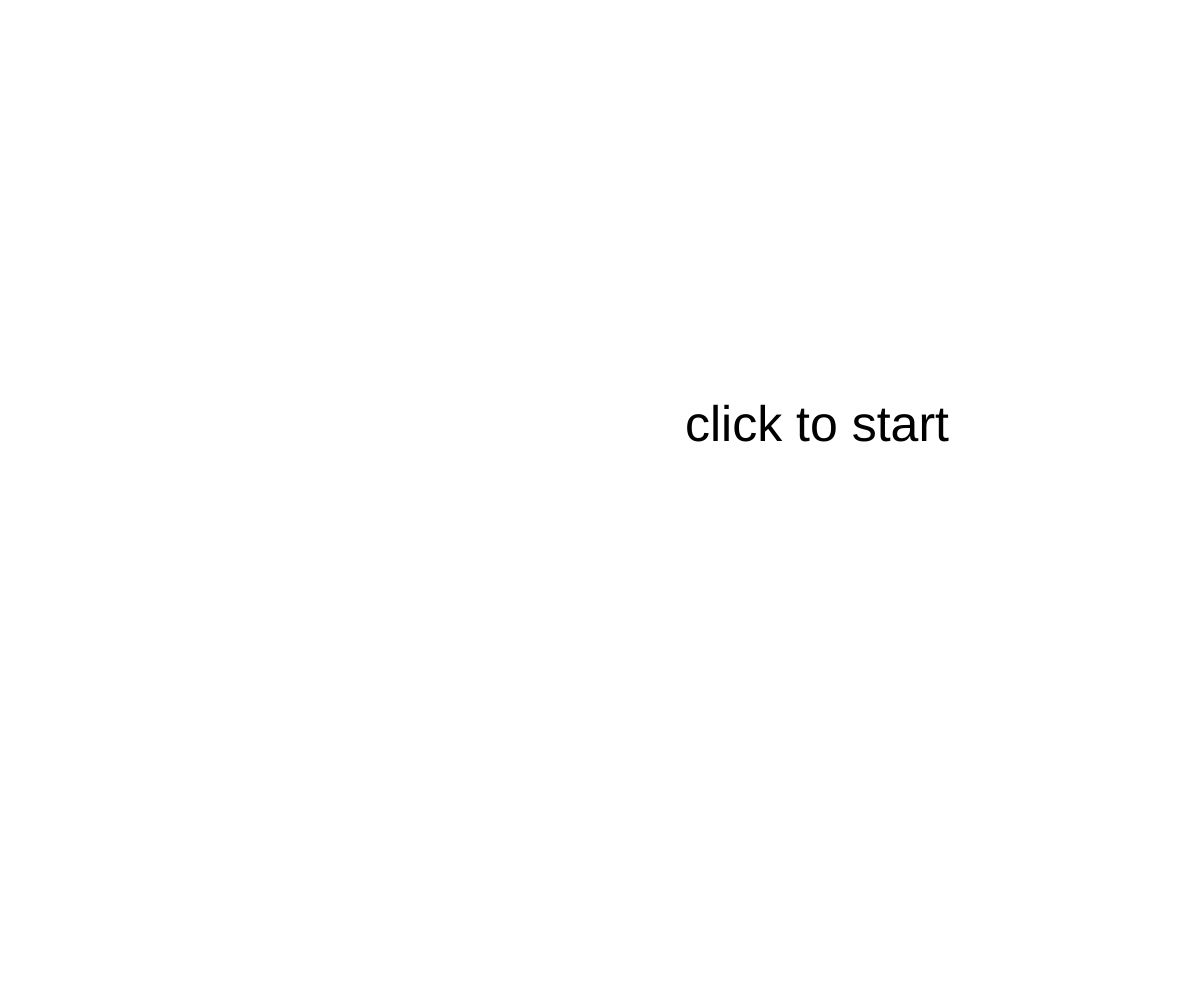
Frame 1 (no input)
Frame 60 (no input): identical to frame 1, image omitted
Frame 120 (the mouse pressed at the canvas centre since frame 60): identical to frame 1, image omitted

The p5.js sketch that drew this single still picture (run headless with seeded random() and noise() and a simulated clock; from frame 60 on, the mouse is pressed at the canvas centre):

// p5.js sketch
// ── sketch.js
let sentences = [
  {
    sentence: "Are you suggesting coconuts migrate?",
    fcolor: "red",
  },
  {
    sentence:
      "First shalt thou take out the Holy Pin. Then shalt thou count to three, no more no less. Three shalt be the number thou shalt count, and the number of the counting shalt be three. Four shalt thou not count, neither count thou two, excepting that thou then proceed to three. Five is right out. Once the number three, being the third number, be reached, then lobbest thou thy Holy Hand Grenade of Antioch towards thou foe, who being naughty in my sight, shall snuff it.",
    fcolor: "yellow",
  },
  {
    sentence:
      "Come and see the violence inherent in the system!  HELP, HELP, I'M BEING REPRESSED!",
    fcolor: "rgb(255,145,0)",
  },
  {
    sentence: "Ah don' wanna talk to you no more, you empty-headed animal food-trough wiper!  Ah fart in your general direction!  Your mother was a hamster, and your father smelt of elderberries!",
    fcolor: "rgb(99,99,189)",
  },
  {
    sentence: "There are some who call me... 'Tim'?",
    fcolor: "rgb(72,96,79)",
  }
];

let ani_transition = false,
  ani_endScreen = false;

function setup() {
  createCanvas(windowWidth, windowHeight);

  background("white");
  textSize(50);
  
  let textPos = createVector(
      int(random(width / 3, width - width / 3)),
      int(random(height / 3, height - height / 3))
    );
  
  text(
    "click to start",
    textPos.x,
    textPos.y,
    width-textPos.x,
    height-textPos.y
  );
}



//randomizer start when mouse is pressed.
//willnot start if end screen is reached.
function mousePressed() {
  if (!ani_endScreen) {
    ani_transition = true;
    setTimeout(randomizer, 1000);
  }
}




let randomIndex;
//main function for outputting random quote
function randomizer() {
  ani_transition = false;
  randomIndex = int(random(sentences.length));

  if (sentences.length > 0) {
    noStroke();
    fill("black");
    background(sentences[randomIndex].fcolor);
    textSize(int(random(15,50)));
    textWrap(WORD);
    let textPos = createVector(
      int(random(width / 10, width - width / 10)),
      int(random(height / 10, height - height / 10))
    );
    text(
      sentences[randomIndex].sentence,
      textPos.x,
      textPos.y,
      width - textPos.x,
      height - textPos.y
    );
    sentences.splice(randomIndex,1);
  } else {
    noStroke();
    fill("black");
    textAlign(CENTER);
    textWrap(WORD);
    background("white");
    textSize(20);
    text(
      `                          THE END
 
 
   Slushy organ music starts and the houselights in the cinema come on ...
   organ music continues as the audience leave.

Refresh to start again
      `,
      width / 2 - width / 5,
      height / 2 - height / 5,
      (width / 5) * 2,
      (height / 5) * 2
    );

    ani_endScreen = true;
  }



}



function draw() {
}
